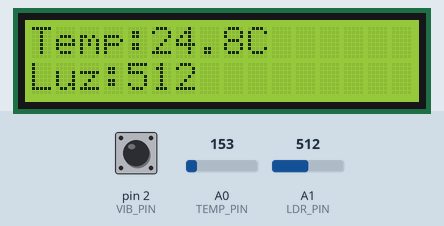
This sketch was run on a simulated Arduino Uno, built with avr-gcc and run on an emulated ATmega328P. On the bench: 16×2 character LCD. The inputs (shaded band) are chosen by the test bench; at power-on: pin 2 (VIB_PIN) HIGH, A0 (TEMP_PIN) = 153, A1 (LDR_PIN) = 512.

Above: at 1.2 s.
1.3 s: pin 2 (VIB_PIN) pulled LOW for 3 s
At 7.4 s:
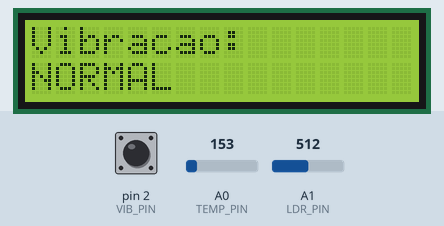
13.7 s: A0 (TEMP_PIN) set to 165
At 17.5 s:
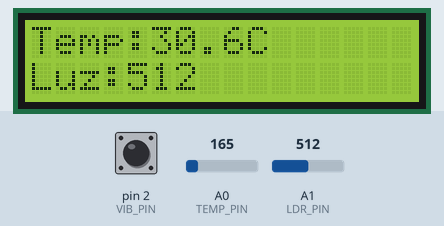
19.7 s: A1 (LDR_PIN) set to 716
At 20.7 s:
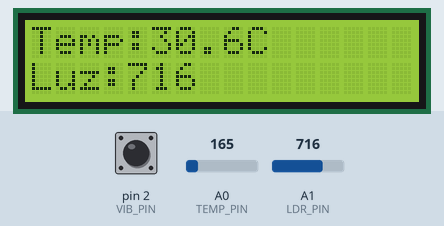
24.7 s: A0 (TEMP_PIN) set to 175
At 29.7 s:
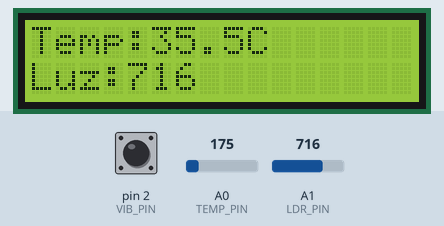
31.8 s: A1 (LDR_PIN) set to 900
At 33.0 s:
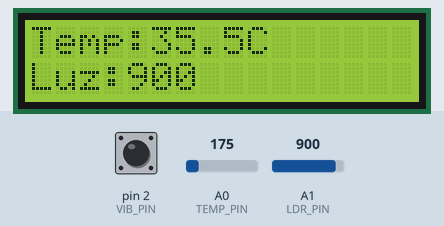
36.8 s: A0 (TEMP_PIN) set to 191
At 40.8 s:
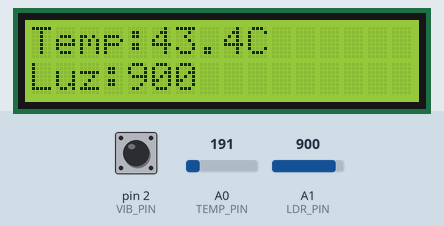
Timing chart, 0 to 42.3 s (numbered marks = the images above; inputs shaded):
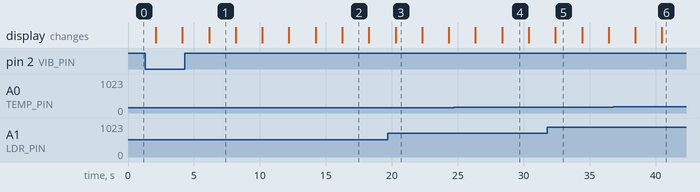

Measured:
- after the input at 1.3 s, the display: first differs from a run without the input after 4.8 s (image 1)
- after the input at 13.7 s, the display: first differs from a run without the input after 2.5 s (image 2)
- after the input at 19.7 s, the display: changes after 0.58 s (image 3)
- after the input at 24.7 s, the display: first differs from a run without the input after 3.7 s (image 4)
- after the input at 31.8 s, the display: changes after 0.60 s (image 5)
- after the input at 36.8 s, the display: first differs from a run without the input after 3.7 s (image 6)
- what the display in image 1 shows lasts 2.1 s, from 6.1 s to 8.2 s

The sketch:

sketch.ino
```cpp
#include <LiquidCrystal_I2C.h>

#define TEMP_PIN A0
#define LDR_PIN A1
#define VIB_PIN 2

LiquidCrystal_I2C lcd(0x27, 16, 2);

void setup() {

pinMode(VIB_PIN, INPUT_PULLUP);

lcd.init();
lcd.backlight();

Serial.begin(9600);
}

void loop() {

int leituraTemp = analogRead(TEMP_PIN);

float tensao = leituraTemp * (5.0 / 1023.0);
float temperatura = (tensao - 0.5) * 100;

int luminosidade = analogRead(LDR_PIN);

int vibracao = digitalRead(VIB_PIN);

lcd.clear();

lcd.setCursor(0,0);
lcd.print("Temp:");
lcd.print(temperatura,1);
lcd.print("C");

lcd.setCursor(0,1);
lcd.print("Luz:");
lcd.print(luminosidade);

delay(2000);

lcd.clear();

lcd.setCursor(0,0);
lcd.print("Vibracao:");

lcd.setCursor(0,1);

if (vibracao == LOW) {
  lcd.print("NORMAL");
} else {
  lcd.print("ALERTA");
}

delay(2000);
}
```
